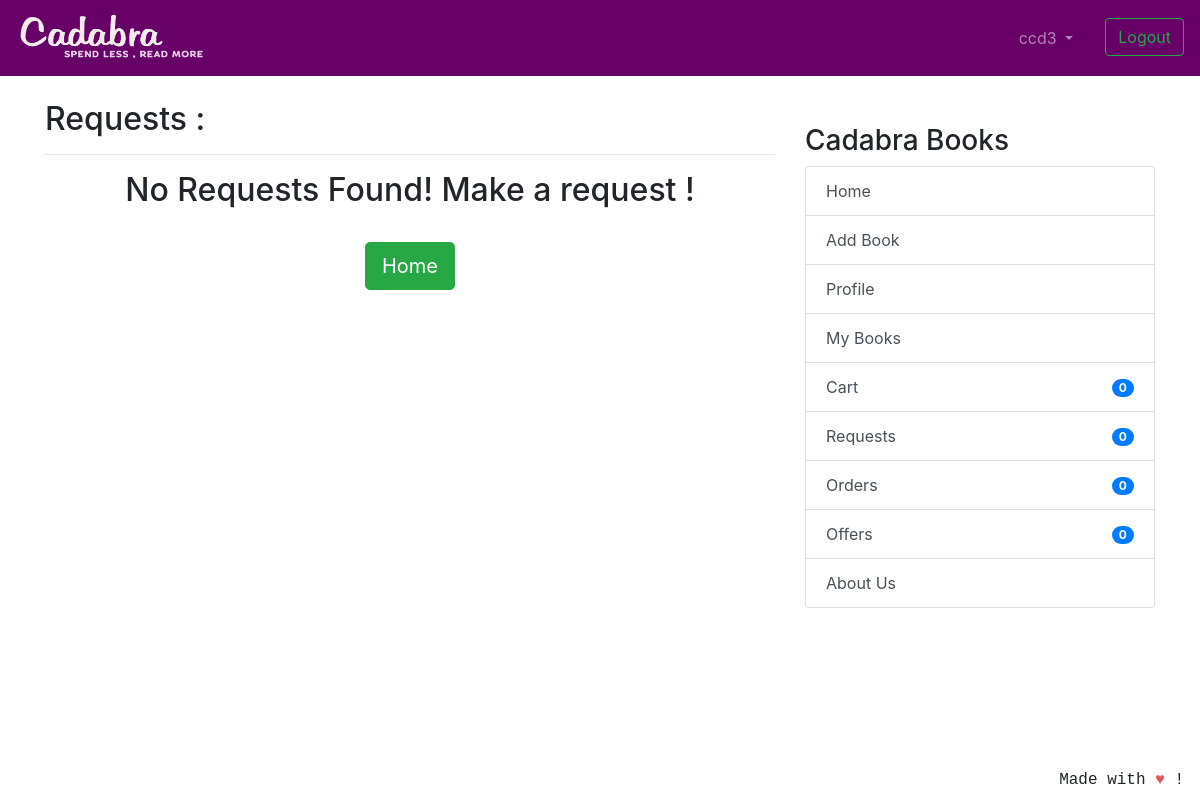
The page /transaction/requests/ (signed in) on the database as committed earlier.
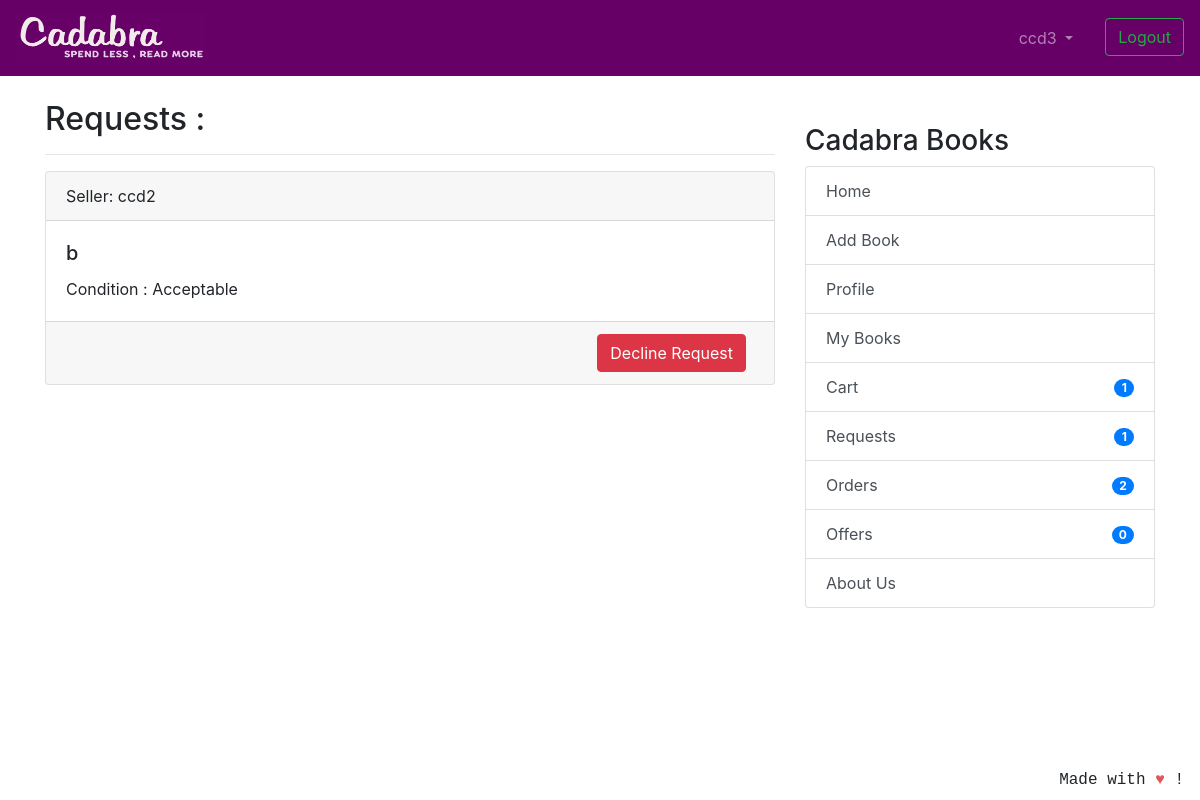
The same page on the database as committed later.
### coreapp/models.py (models this page shows, shortened)
class Requests(models.Model):
	requester = models.ForeignKey(User, related_name='to_user', on_delete=models.CASCADE)
	offerrer = models.ForeignKey(User, related_name='from_user', on_delete=models.CASCADE)
	timestamp = models.DateTimeField(auto_now_add=True)
	requester_book = models.ForeignKey(Book, related_name='requester_book_from_user', on_delete=models.CASCADE)

class Book(models.Model):
    user = models.ForeignKey(User, on_delete=models.CASCADE, null=True)
    book_name = models.CharField(
        max_length=100, help_text="We only deal with original books with ISBN codes, pirated books will not be accepted.")
    author_name = models.CharField(max_length=100, blank=True, null=True)
    description = models.CharField(max_length=2000,blank=True,null=True)
    image = models.ImageField('Book Image',null=True, blank=True, upload_to="book_images/")
    price = models.IntegerField(null=True,blank=True)
    sell_or_exchange = models.CharField(
        max_length=100, choices=BUY_OR_EXCHANGE, default='Exchange', help_text="By adding items to exchange you can make requests to other users for exchange.")
    condition = models.CharField(
        max_length=100, choices=CONITION_CHOICES, default='Acceptable')
    created_at = models.DateTimeField(auto_now_add=True)
    class Meta:
        verbose_name = 'Book'
        verbose_name_plural = 'Books'

### transaction/views.py (the view)
# urls.py: path('requests/', views.RequestListView.as_view(), name='requests_view'),
class RequestListView(LoginRequiredMixin, generic.ListView):
    model = Requests
    template_name = 'transaction_request.html'
    context_object_name = 'requests'
    def get_queryset(self):
        return Requests.objects.filter(requester=self.request.user).order_by('timestamp')

### nofapapp/context_processors.py (called while the page is built)
def add_variable_to_context(request):
    if request.user.id:
        orderitems = Order.objects.get(owner=request.user.profile)
        return {
            'requestscount': Requests.objects.filter(requester=request.user).count(),
            'offercount' : Requests.objects.filter(offerrer=request.user).count(),
            'orderscount': Transaction.objects.filter(offerrer=request.user).count()+FinalBuyOrder.objects.filter(user=request.user).count(),
            'cartitemscount': orderitems.items.count(),
            'addresscheck': get_object_or_404(ShippingAddress, profile=get_object_or_404(Profile, user=request.user)).address1,
            }
    else:
        return {}

### templates/transaction_request.html (shortened to what this page needs)
{% extends 'base.html' %}
{% block content %}
<h2>Requests :</h2>
<hr/>
{% if requests %}
{% for request in requests %}
<div class="card text-left">
    <div class="card-header">
        Seller: {{ request.offerrer }}</a>
    </div>
    <div class="card-body">
        <h5 class="card-title">{{ request.requester_book.book_name }}</h5>
        <p class="card-text">Condition : {{ request.requester_book.condition }} </p>
    </div>
    <div class="card-footer text-mutxed">
        <a href="{% url 'transaction:request-delete' request.id %}" class="mr-2 btn btn-danger float-right">Decline Request</a>
    </div>
</div>
{% endfor %}
{% else %}
<h2 align="center">No Requests Found! Make a request !</h2>
<br />
<div class="container">
    <div class="row">
        <div class="col text-center">
            <a class="btn btn-success btn-lg center" href="{% url 'coreapp:list_entries' %}"> Home </a>
        </div>
    </div>
</div>
{% endif %}
{% endblock %}

### templates/base.html (shortened to what this page needs)
{% load static %}
<!doctype html>
<html lang="en">
  <head>
    <link rel="stylesheet" href="https://stackpath.bootstrapcdn.com/bootstrap/4.2.1/css/bootstrap.min.css"
>
  </head>
  <body>
    <header class="site-header">
<nav class="navbar navbar-expand-lg navbar-dark" style="background-color: #660066;">
  <a class="navbar-brand" href="{% url 'coreapp:list_entries' %}">
      <img src="{% static 'img/cadabra.png' %}" alt="Logo" style="width:190px;height:50px" >
    </a>
  <div class="collapse navbar-collapse" id="navbarSupportedContent">
    <ul class="navbar-nav ml-auto">
      {% if user.is_authenticated %}
      <li class="nav-item dropdown">
        <a class="nav-link dropdown-toggle mr-3" href="#" id="navbarDropdown" role="button" data-toggle="dropdown"
          aria-haspopup="true" aria-expanded="false">
          {{ user.username }}
        </a>
      </li>
      <li><a class="btn btn-outline-success ml-2 my-2 my-sm-0" href="{% url 'logout'%}">Logout</a></li>
        {% else %}
      <li><a href="{% url 'login' %}" class="btn btn-outline-success">Login</a></li>
      <li><a href="{% url 'coreapp:signup' %}" class="btn btn-primary ml-2">Sign up</a></li>
      {% endif %}
    </ul>
  </div>
</nav>
  </header>
  <br/>
    <div class="container">
      <div class="row justify-content-center">
        <div class="col-8">
          {% block content %}
          {% endblock %}
        </div>
        {% if user.is_authenticated %}
                <div class="col-md-4">
                  <div class="content-section">
                    <br/>
                    <h3>Cadabra Books</h3>
                      <ul class="list-group">
                        <a class="list-group-item list-group-item-action" href="{% url 'coreapp:list_entries' %}" > Home </a>
                        <a class="list-group-item list-group-item-action" href="{% url 'coreapp:new_entry' %}" > Add Book</a>
                        <a class="list-group-item list-group-item-action" href="{% url 'coreapp:profile' %}" >Profile</a>
                        <a class="list-group-item list-group-item-action" href="{% url 'coreapp:userbooks' %}" >My Books</a>
                        <a class="list-group-item list-group-item-action" href="{% url 'cart:cart_items' %}" >Cart<span class="badge badge-primary badge-pill float-right mt-1">{{ cartitemscount }}</span> </a>
                        <a class="list-group-item list-group-item-action" href="{% url 'transaction:requests_view' %}" >Requests<span class="badge badge-primary badge-pill float-right mt-1">{{ requestscount }}</span></a>
                        <a class="list-group-item list-group-item-action" href="{% url 'transaction:orders_view' %}" >Orders <span class="badge badge-primary badge-pill float-right mt-1">{{ orderscount }}</span></a>
                        <a class="list-group-item list-group-item-action" href="{% url 'transaction:offers_view' %}" >Offers <span class="badge badge-primary badge-pill float-right mt-1">{{ offercount }}</span></a>
                        <a class="list-group-item list-group-item-action" href="{% url 'coreapp:aboutus' %}">About Us</a>
                      </ul>
                      <br/>
                  </div>
                </div>
                {% endif %}
      </div>
    </div>
<footer class="site-footer mr-3 mb-2" style="position:fixed;right:0;bottom:0;font-family: 'Courier';font-style: bold;">
  Made with <span style="color: #e25555;">&hearts;</span> !
</footer>
</body>
</html>

Rows that differ between the two databases and show on the page:
added Requests: offerrer "ccd2", requester_book.book_name "b", requester_book.condition "Acceptable"
Other text that changed with them:
{{ cartitemscount }}: "0" → "1"
{{ requestscount }}: "0" → "1"
{{ orderscount }}: "0" → "2"
text no longer shown: "No Requests Found! Make a request ! Home"
